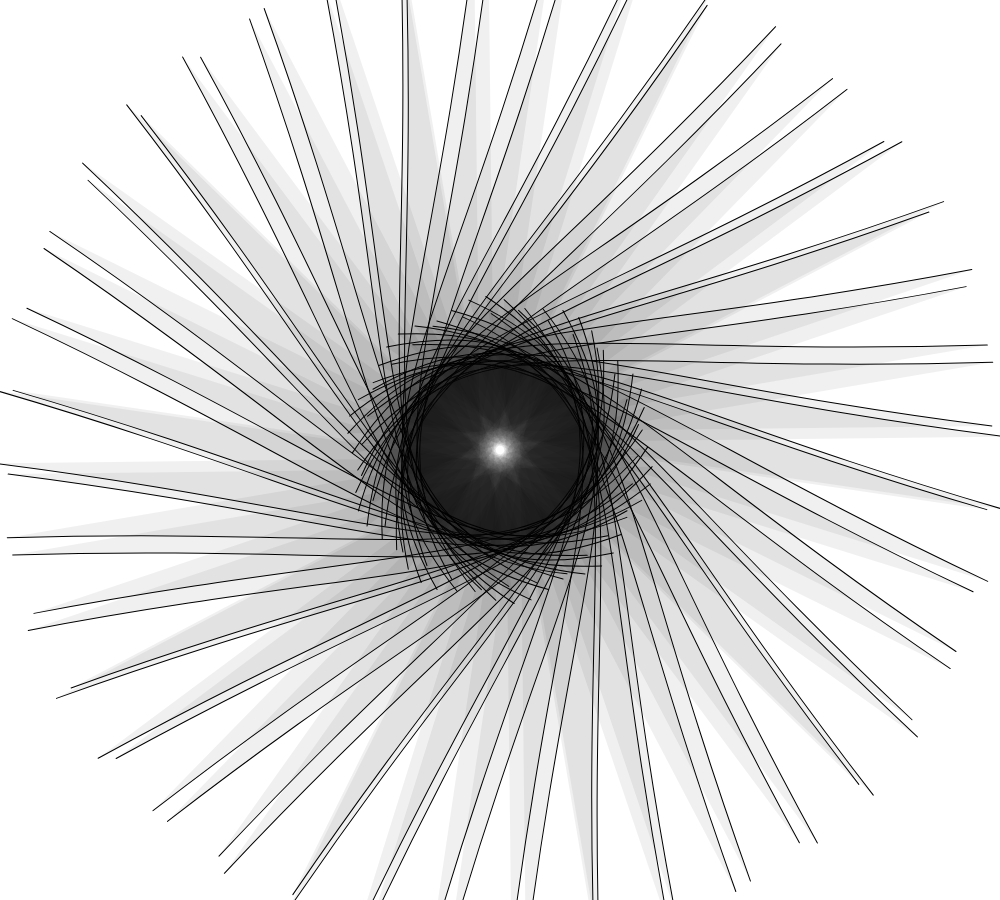
Frame 1 (no input)
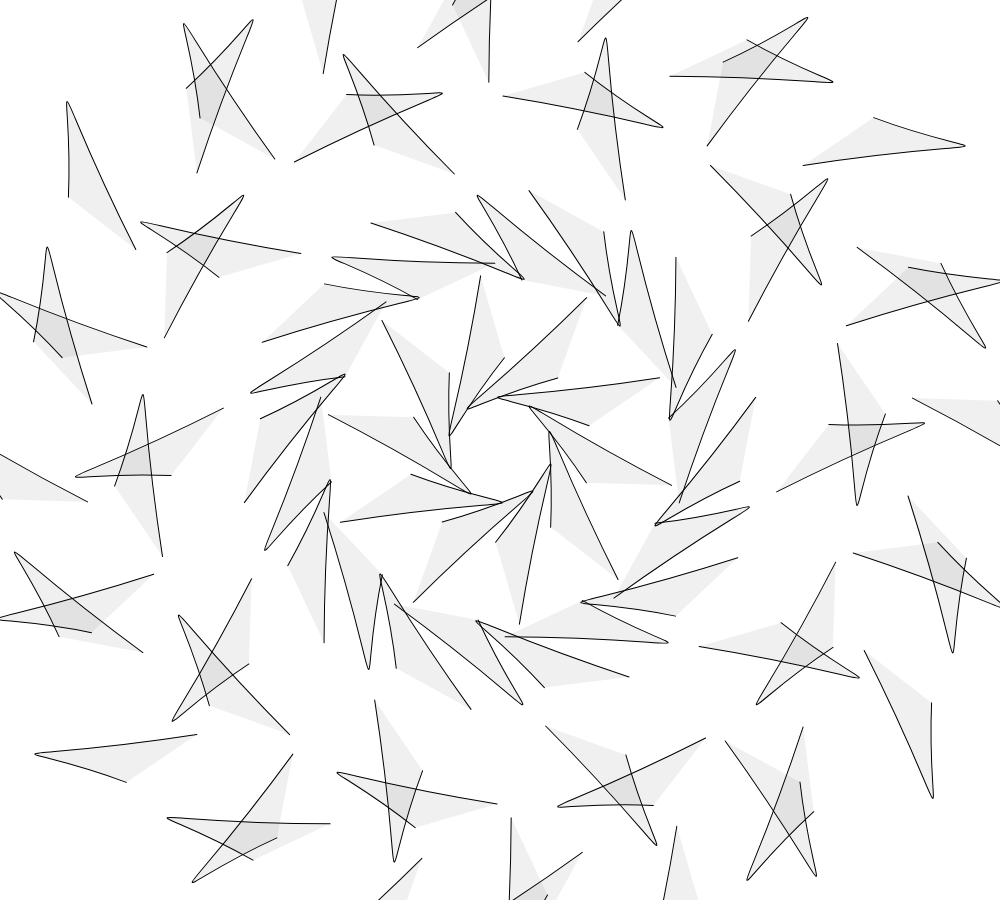
Frame 60 (no input)
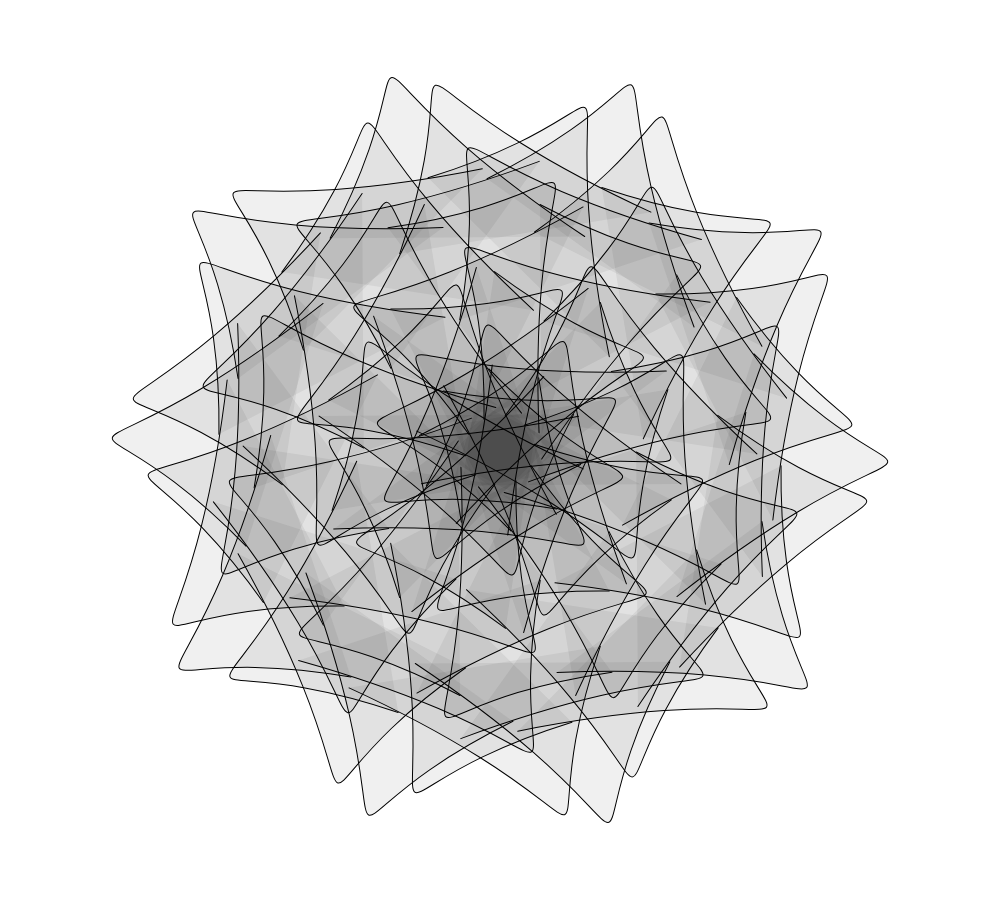
Frame 120 (the mouse pressed at the canvas centre since frame 60)

The p5.js sketch that drew these frames (run headless with seeded random() and noise() and a simulated clock; from frame 60 on, the mouse is pressed at the canvas centre):

// p5.js sketch
// ── sketch.js
var n, m;

function setup() {
  createCanvas(1000, 900);
  
  n = 10;
  m = 8;
}

function draw() {
  background(255);
  fill(0, 50);

  translate(width/2, height/2);
  for (var i=0; i<n; i++) {
    var angle = map(i, 0, n, 0, TWO_PI);
    var t1 = map(sin(0.03*frameCount), -1, 1, -300, 300);
    push();
    rotate(angle + 0.01*frameCount);
    translate(t1, 0);
    for (var j=0; j<m; j++) {
      var angle2 = map(j, 0, m, 0, TWO_PI);
      var t2 = map(sin(-0.02*frameCount), -1, 1, -200, 200);
      var w = map(sin(0.01*frameCount), -1, 1, -100, 100);
      var h = map(sin(0.01*frameCount), -1, 1, -100, 100);
      push();
      rotate(angle2 - 0.02*frameCount);
      translate(t2, 0);
      noisyBezier();
      pop();
    }
    pop();
  }
}

function noisyBezier() {
  fill(0, 15);
  var x1 = map(noise(0.01*frameCount+15), 0, 1, -500, 500);
  var x2 = map(noise(0.01*frameCount+25), 0, 1, -500, 500);
  var x3 = map(noise(0.01*frameCount+35), 0, 1, -500, 500);
  var x4 = map(noise(0.01*frameCount+45), 0, 1, -500, 500);
  var y1 = map(noise(0.01*frameCount+55), 0, 1, -500, 500);
  var y2 = map(noise(0.01*frameCount+65), 0, 1, -500, 500);
  var y3 = map(noise(0.01*frameCount+75), 0, 1, -500, 500);
  var y4 = map(noise(0.01*frameCount+85), 0, 1, -500, 500);
  bezier(x1, y1, x2, y2, x3, y3, x4, y4);
}
